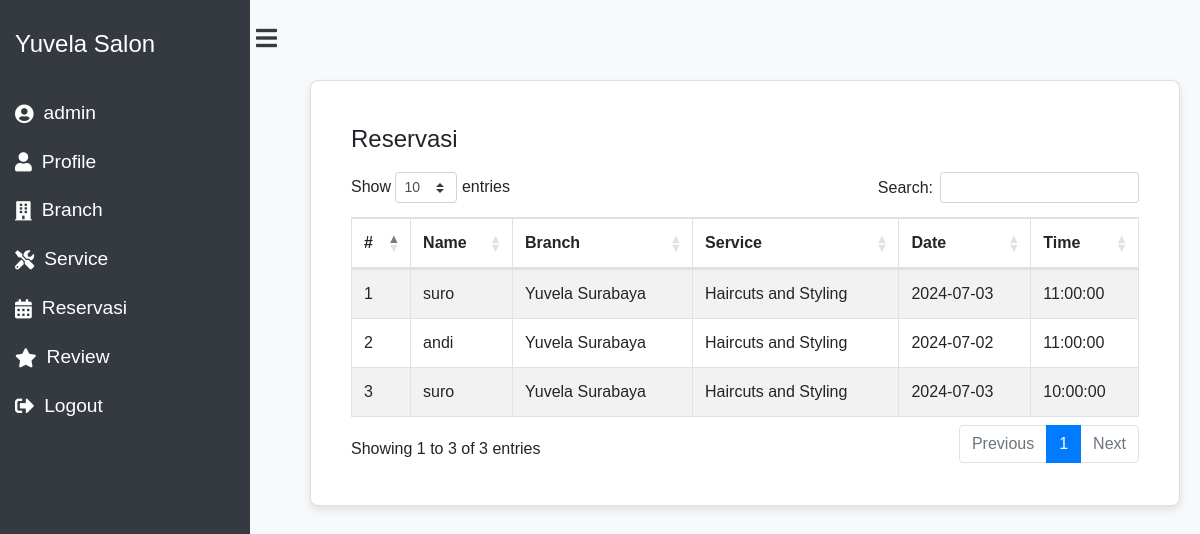
The page /views/reservasi.php (signed in) on the database its author committed.
### tables this page shows
CREATE TABLE `reservations` (
  `id_reservation` int(11) NOT NULL,
  `users_id` int(11) NOT NULL,
  `branch_id` int(11) DEFAULT NULL,
  `service_type` int(11) NOT NULL,
  `reservation_date` date NOT NULL,
  `reservation_time` time NOT NULL
);

CREATE TABLE `users` (
  `id_users` int(11) NOT NULL,
  `nama` varchar(255) NOT NULL,
  `email` varchar(255) NOT NULL,
  `phone_number` varchar(13) NOT NULL,
  `password` varchar(255) NOT NULL,
  `role` varchar(10) NOT NULL,
  `created_at` timestamp NOT NULL DEFAULT current_timestamp()
);

CREATE TABLE `branch` (
  `id_branch` int(11) NOT NULL,
  `branch_name` varchar(255) NOT NULL,
  `location` varchar(255) NOT NULL,
  `opening_time` int(11) NOT NULL,
  `closing_time` int(11) NOT NULL,
  `deleted_at` datetime DEFAULT NULL
);

CREATE TABLE `service` (
  `id_service` int(11) NOT NULL,
  `branch_id` int(11) DEFAULT NULL,
  `service_name` varchar(255) NOT NULL,
  `duration` int(11) NOT NULL,
  `deleted_at` datetime DEFAULT NULL
);

### views/reservasi.php (the view, shortened to what this page needs)
<!DOCTYPE html>
<html lang="en">
<head>
    <link rel="stylesheet" href="https://cdnjs.cloudflare.com/ajax/libs/font-awesome/5.15.3/css/all.min.css">
    <link rel="stylesheet" href="https://stackpath.bootstrapcdn.com/bootstrap/4.5.2/css/bootstrap.min.css">
    <link rel="stylesheet" href="https://cdn.datatables.net/1.10.25/css/dataTables.bootstrap4.min.css">
    <link rel="stylesheet" href="../assets/style.css">
</head>
<body>
    <?php include 'sidebar.php'; ?>
    <?php if($_SESSION['role'] == 'customer'){ ?>
    <div class="content" id="content">
        <div class="main-content">
            <div class="card">
                <div class="card-body">
                    <div class="card-title">Reservasi</div>
                    <a href="tambah-reservasi.php" class="btn btn-success mb-3">Make a New Reservation</a>
                    <table id="reservationTable" class="table table-striped table-bordered" style="width:100%">
                        <thead>
                            <tr>
                                <th>#</th>
                                <th>Branch</th>
                                <th>Service</th>
                                <th>Date</th>
                                <th>Time</th>
                            </tr>
                        </thead>
                        <tbody>
                            <?php
                            include '../config/database.php';
                            $no = 1;
                            $get_data = mysqli_query($conn, "SELECT *
                            FROM reservations
                            INNER JOIN service ON reservations.service_type = service.id_service INNER JOIN branch ON reservations.branch_id = branch.id_branch WHERE reservations.users_id = '$_SESSION[user_id]'");
                            while($display = mysqli_fetch_array($get_data)) {
                                $id = $display['id_reservation'];
                                $name = $display['users_id'];
                                $branch = $display['branch_name'];
                                $service_type = $display['service_type'];
                                $service_name = $display['service_name'];
                                $date = $display['reservation_date'];
                                $time = $display['reservation_time'];
                            ?>
                            <tr>
                                <td><?php echo $no; ?></td>
                                <td><?php echo $branch; ?></td>
                                <td><?php echo $service_name; ?></td>
                                <td><?php echo $date; ?></td>
                                <td><?php echo $time; ?></td>
                                <!-- <td>
                                    <div class="action-buttons">
                                        <a href='ubah_kuesioner.php?GetID=<?php echo $id; ?>'
                                            class="btn btn-primary btn-user">Ubah</a>
                                        <button class="btn btn-danger btn-user delete-btn"
                                            data-id="<?php echo $id; ?>">Hapus</button>
                                    </div>
                                </td> -->
                            </tr>
                            <?php
                                $no++;
                            }
                            ?>
                        </tbody>
                    </table>
                </div>
            </div>
        </div>
    </div>
    <?php } else if($_SESSION['role'] == 'admin'){ ?>
    <div class="content" id="content">
        <div class="main-content">
            <div class="card">
                <div class="card-body">
                    <div class="card-title">Reservasi</div>
                    <div class="table-responsive">
                        <table id="reservationTable" class="table table-striped table-bordered" style="width:100%">
                            <thead>
                                <tr>
                                    <th>#</th>
                                    <th>Name</th>
                                    <th>Branch</th>
                                    <th>Service</th>
                                    <th>Date</th>
                                    <th>Time</th>
                                </tr>
                            </thead>
                            <tbody>
                                <?php
                            include '../config/database.php';
                            $no = 1;
                            $get_data = mysqli_query($conn, "SELECT *
                            FROM reservations
                            INNER JOIN service ON reservations.service_type = service.id_service INNER JOIN users ON reservations.users_id = users.id_users JOIN branch ON reservations.branch_id = branch.id_branch");
                            while($display = mysqli_fetch_array($get_data)) {
                                $name = $display['nama'];
                                $branch_name = $display['branch_name'];
                                $service_name = $display['service_name'];
                                $date = $display['reservation_date'];
                                $time = $display['reservation_time'];
                            ?>
                                <tr>
                                    <td><?php echo $no; ?></td>
                                    <td><?php echo $name; ?></td>
                                    <td><?php echo $branch_name; ?></td>
                                    <td><?php echo $service_name; ?></td>
                                    <td><?php echo $date; ?></td>
                                    <td><?php echo $time; ?></td>
                                </tr>
                                <?php
                                $no++;
                            }
                            ?>
                            </tbody>
                        </table>
                    </div>
                </div>
            </div>
        </div>
    </div>
    <?php } ?>
</body>
</html>

### views/sidebar.php (shortened to what this page needs)
<div class="sidebar" id="sidebar">
    <div class="logo">
        <div>
            <h2>Yuvela Salon</h2>
        </div>
    </div>
    <a href="#"><i class="fas fa-user-circle"></i> <?php echo $_SESSION['nama'] ?></a>
    <?php if($_SESSION['role'] == 'admin'){ ?>
    <a href="profile.php"><i class="fas fa-user"></i> Profile</a>
    <a href="branch.php"><i class="fas fa-building"></i> Branch</a>
    <a href="service.php"><i class="fas fa-tools"></i> Service</a>
    <a href="reservasi.php"><i class="fas fa-calendar-alt"></i> Reservasi</a>
    <a href="review.php"><i class="fas fa-star"></i> Review</a>
    <a href="logout.php"><i class="fas fa-sign-out-alt"></i> Logout</a>
    <?php }else if($_SESSION['role'] == 'customer'){ ?>
    <a href="profile.php"><i class="fas fa-user"></i> Profile</a>
    <a href="reservasi.php"><i class="fas fa-calendar-alt"></i> Reservasi</a>
    <a href="review.php"><i class="fas fa-star"></i> Review</a>
    <a href="logout.php"><i class="fas fa-sign-out-alt"></i> Logout</a>
    <?php } ?>
</div>
<div class="toggle-btn-container" id="toggle-btn-container">
    <button class="toggle-btn" id="toggle-btn"><i class="fas fa-bars"></i></button>
</div>

### assets/style.css (style rules this page uses)
body { font-family: Arial, sans-serif; background-color: #f8f9fa; overflow-x: hidden; }
.sidebar { height: 100vh; width: 250px; position: fixed; top: 0; left: 0; background-color: #343a40; padding-top: 20px; transition: transform 0.3s ease-in-out; z-index: 1000; }
.sidebar .logo { text-align: center; margin-bottom: 20px; display: flex; justify-content: space-between; align-items: center; padding: 0 15px; }
.sidebar .logo h2 { color: #ffffff; font-size: 1.5em; margin: 10px 0; }
.sidebar a { padding: 10px 15px; text-decoration: none; font-size: 1.2em; color: #ffffff; display: flex; align-items: center; }
.sidebar a i { margin-right: 10px; }
.content { margin-left: 250px; padding: 20px; transition: margin-left 0.3s ease-in-out; }
.toggle-btn-container { position: fixed; top: 20px; left: 250px; z-index: 1100; transition: left 0.3s ease-in-out; }
.toggle-btn { background: none; border: none; color: #343a40; font-size: 1.5em; cursor: pointer; }
.main-content { margin-top: 60px; margin-left: 40px; }
.card { background-color: #ffffff; border-radius: 8px; box-shadow: 0 4px 8px rgba(0, 0, 0, 0.1); padding: 20px; margin-bottom: 20px; }
.card-title { font-size: 1.5em; margin-bottom: 15px; }

### rows shown on the page
reservations: users.nama "suro", branch.branch_name "Yuvela Surabaya", service.service_name "Haircuts and Styling", reservation_date "2024-07-03", reservation_time "11:00:00"
reservations: users.nama "andi", branch.branch_name "Yuvela Surabaya", service.service_name "Haircuts and Styling", reservation_date "2024-07-02", reservation_time "11:00:00"
reservations: users.nama "suro", branch.branch_name "Yuvela Surabaya", service.service_name "Haircuts and Styling", reservation_date "2024-07-03", reservation_time "10:00:00"

### other values the page prints
$_SESSION['nama'] "admin"
